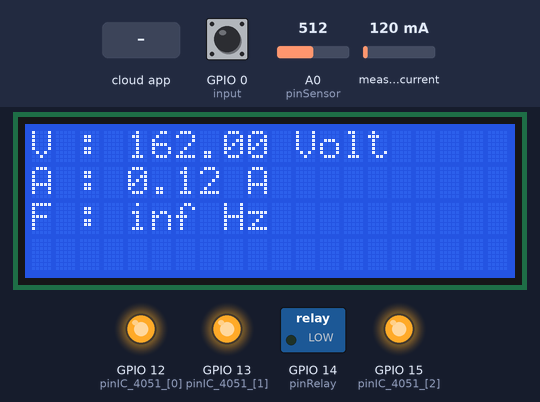
Simulated run of this sketch. Board: ESP8266 (NodeMCU). On the bench: 20×4 character LCD, switched loads named in the sketch (green lamp = pin HIGH), output pins drawn as LEDs (lit = HIGH). Inputs (shaded band) come from the test bench; at power-on: measured current 120 mA, A0 (pinSensor) = 512, GPIO 0 (input) HIGH. WiFi joins after 1.5 s; servers stay silent unless stated; the Firebase database answers and starts empty; what the sketch prints to the serial monitor is not drawn.

Above: at 4.2 s.
4.3 s: the phone or cloud app sets Relay_Status to 1
At 7.8 s:
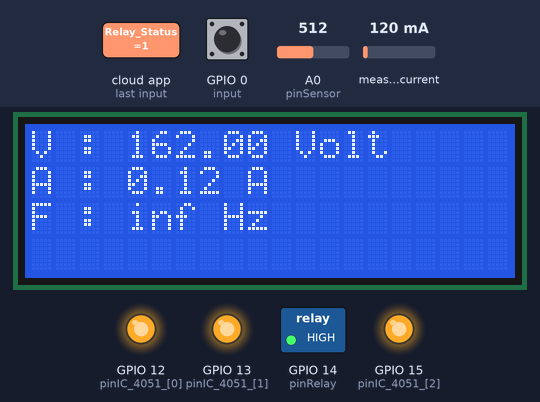
13.0 s: measured current set to 40 mA
At 19.0 s:
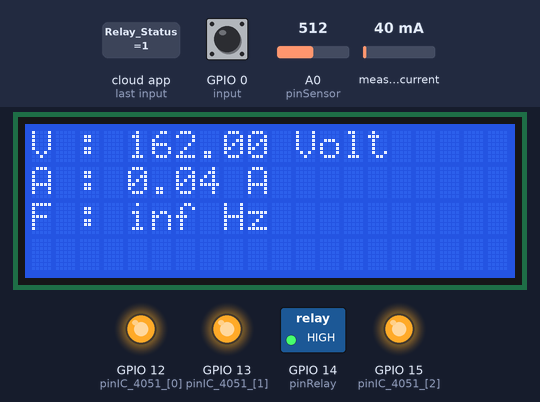
21.5 s: A0 (pinSensor) set to 716
At 26.2 s:
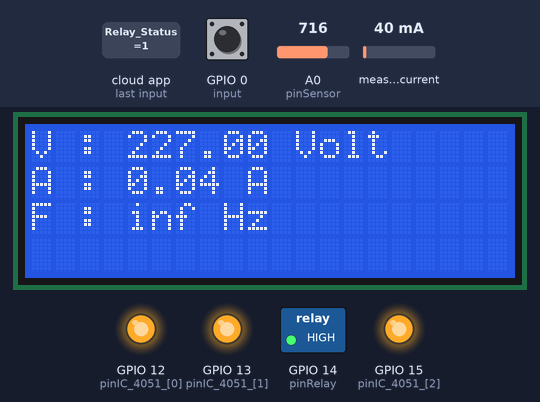
28.8 s: measured current set to 500 mA
At 34.4 s:
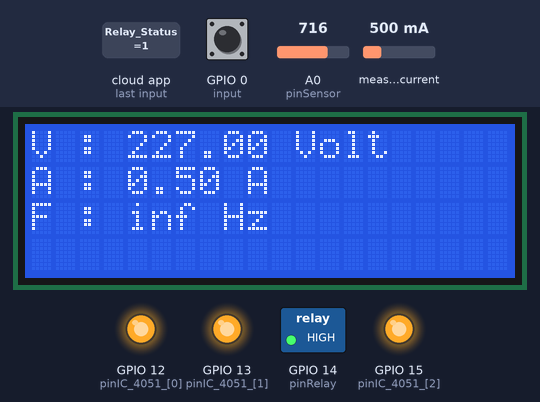
36.2 s: A0 (pinSensor) set to 900
At 41.7 s:
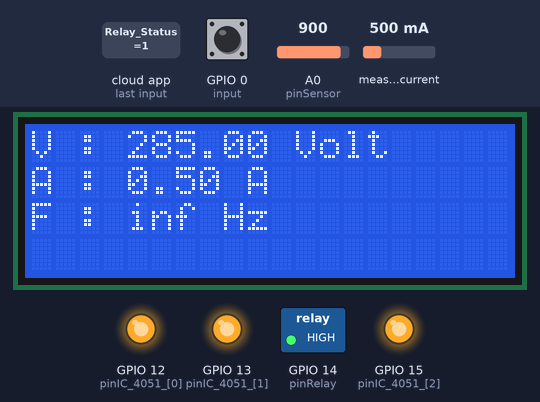
43.6 s: measured current set to 1000 mA
At 48.8 s:
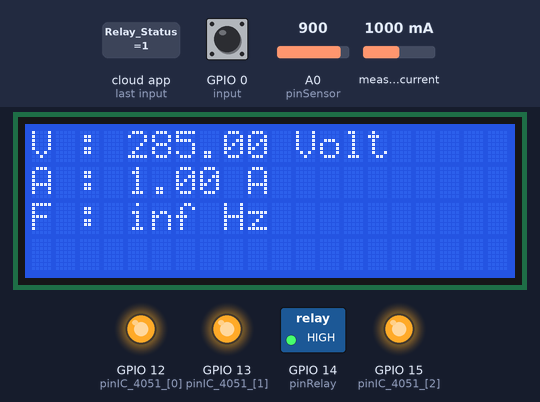
Timing chart, 0 to 51.0 s (numbered marks = the images above; inputs shaded):
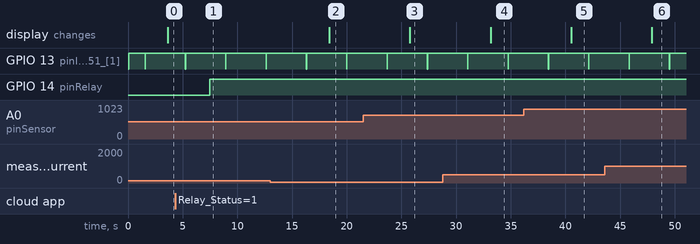

The sketch:

IoT_Daya_Listrik.ino
```cpp
#include <ACS712.h>
#include <FirebaseESP8266.h>
#include <ESP8266WiFi.h>
#include <LiquidCrystal_I2C.h>
#define pinSensor A0
#define FIREBASE_HOST "https://sensor-volt-ampere-herz-iot.firebaseio.com/"
#define FIREBASE_AUTH "oSofhrIF18cDGNFsovkH4fxeSOjFt9gQebVdcmXE"
#define WIFI_SSID "Anonymous"
#define WIFI_PASSWORD "namaabang"

int input = 0;
const int pinRelay = 14;
String firestate;
int high_time;
int low_time;
int nilai_adc= 0;
float voltage_ac= 0;
int pinIC_4051_[3] = {12,13,15};
float time_period;
float frequency;
double temp_amp=0.0; //gunakan tipe data double pada penampung penjumlahan arus sensor
float temps, adcVolt, cal_value;
unsigned long calTime=0, time_cal=600;
boolean on_calibrasi=false;

ACS712 sensorArus(ACS712_05B, pinSensor);
FirebaseData firebaseData;
LiquidCrystal_I2C lcd (0x27,20,4);

void setup() {
  Serial.begin(9600);
  pinMode(input, INPUT);
  Wire.begin(5,4);
  lcd.init();
  lcd.backlight();
  for (int i = 0; i < 3; i++) pinMode(pinIC_4051_[i], OUTPUT);
  pinMode(pinSensor, INPUT);
  pinMode(pinRelay, OUTPUT);
  for (int j = 0; j < 3; j++) digitalWrite(pinIC_4051_[j], HIGH);
  sensorArus.calibrate();

  // Menghubungkan ke wifi
  WiFi.begin(WIFI_SSID, WIFI_PASSWORD);
  Serial.print("Menghubungkan");
  while (WiFi.status() != WL_CONNECTED) {
    Serial.print(".");
    delay(500);
  }
  Serial.println();
  Serial.print("Terhubung ke ");
  Serial.println(WiFi.localIP());
  Firebase.begin(FIREBASE_HOST, FIREBASE_AUTH);
  Firebase.reconnectWiFi(true);
}

void loop() {
  if (WiFi.status() != WL_CONNECTED ) {
    Serial.println("Mencoba lagi menghubungkan NodeMCU ke WiFi");
    WiFi.begin(WIFI_SSID, WIFI_PASSWORD);
    Serial.print("Menghubungkan ");
    while (WiFi.status() != WL_CONNECTED) {
      Serial.print("*");
      delay(500);
    }
    Serial.println();
    Serial.print("Terhubung ke ");
    Serial.println(WiFi.localIP());
    Firebase.begin(FIREBASE_HOST, FIREBASE_AUTH);
    Firebase.reconnectWiFi(true);
  }
  //Baca data semua sensor
  //Baca sensor tegangan (ZMPT101B)
  digitalWrite(pinIC_4051_[0], HIGH);
  digitalWrite(pinIC_4051_[1], LOW);
  digitalWrite(pinIC_4051_[2], HIGH);
  nilai_adc = analogRead(pinSensor);
  voltage_ac = map(nilai_adc, 0,695,0,220);
  delay(10);

  //Baca sensor arus (ACS712)
  for (int j = 0; j < 3; j++) digitalWrite(pinIC_4051_[j], HIGH);
  float I = sensorArus.getCurrentAC();
  delay(10);

  //Baca sensor frekuensi
  high_time = pulseIn(input, HIGH);
  low_time = pulseIn(input, LOW);

  time_period = high_time + low_time;
  time_period = time_period / 1000;
  frequency = 1000 / time_period;
  delay(10);

  //Cetak hasil sensor ke LCD 20 x 04
  lcd.clear();
  lcd.setCursor(0, 0);
  lcd.print("V : " + String(voltage_ac) + " Volt");
  lcd.setCursor(0, 1);
  lcd.print("A : " + String(I) + " A");
  lcd.setCursor(0, 2);
  lcd.print("F : " + String(frequency, 2) + " Hz");

  //Membaca data dari firebase untuk kontrol relay
  Firebase.get(firebaseData,"Relay_Status");
  firestate = firebaseData.stringData();
  if (firestate == "1")
  {
    digitalWrite(pinRelay, HIGH);
  }

  else if (firestate == "0")
  {
    digitalWrite(pinRelay, LOW);
  }
  //Kirim data ke firebase
  Firebase.setFloat(firebaseData,"Tegangan", voltage_ac);
  Firebase.setFloat(firebaseData,"Arus", I);
  Firebase.setFloat(firebaseData,"Frekuensi", frequency);
  delay(1000);
}
```

Measured:
- after the input at 4.3 s, GPIO 14 (pinRelay): LOW → HIGH after 3.2 s
- after the input at 13.0 s, the display: changes after 5.4 s (image 2)
- after the input at 21.5 s, the display: changes after 4.3 s (image 3)
- after the input at 28.8 s, the display: changes after 4.4 s (image 4)
- after the input at 36.2 s, the display: changes after 4.3 s (image 5)
- after the input at 43.6 s, the display: changes after 4.3 s (image 6)
- by itself, GPIO 13 (pinIC_4051_[1]): alternates HIGH for 3.7 s and LOW for 0.01 s
